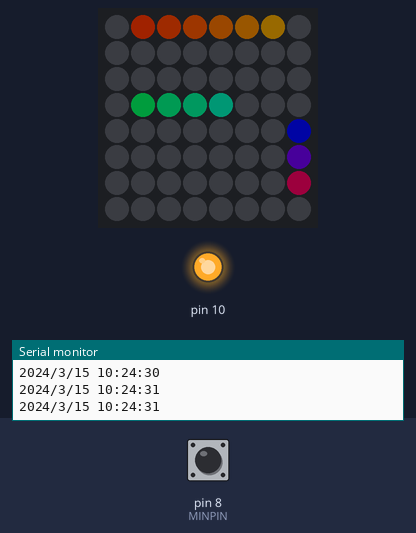
A sketch run on a simulated Arduino Uno, built with avr-gcc and run on an emulated ATmega328P. Parts: 8×8 RGB LED matrix (first LED top left, wired row by row), output pins drawn as LEDs (lit = HIGH), the last lines printed to the serial monitor. Wiring (inferred from the names in the program): DS3231 clock at I2C address 0x68. The inputs (shaded band) are chosen by the test bench; at power-on: pin 8 (MINPIN) HIGH. Dim RGB values are drawn brighter than linear; the local clock reads 2024-03-15 10:24:30 at power-on unless the sketch sets it; pins used as bus, display or sensor lines are not drawn.

Above: at 1.26 s.
1.3 s: pin 8 (MINPIN) pulled LOW for 0.15 s
At 1.53 s:
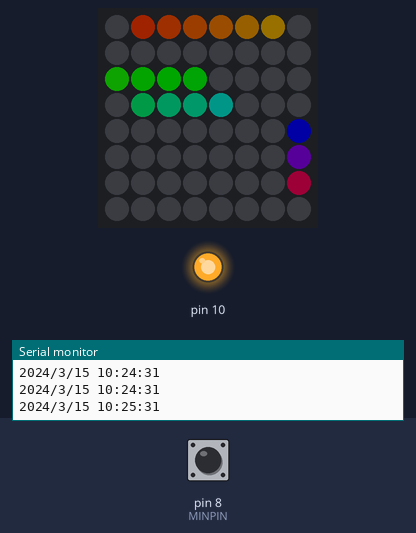
At 3.06 s:
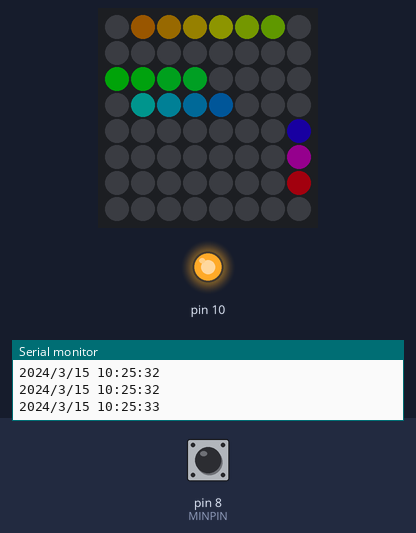
3.1 s: pin 8 (MINPIN) pulled LOW for 1 s
At 5.49 s:
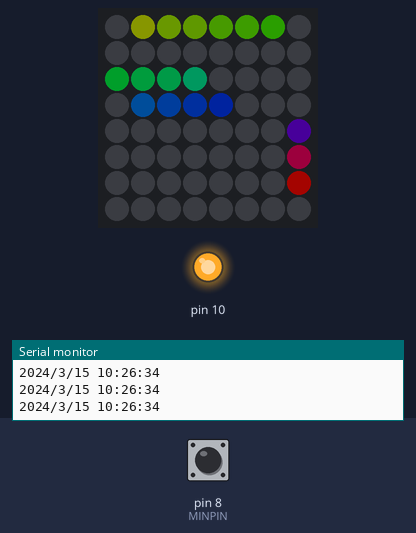

The sketch:

WordClock_CheapMatrix-8x8.ino
```cpp
/*
 WORD CLOCK - 8x8 NeoPixel Desktop Edition
 by Andy Doro

 Hardware:

 - Trinket Pro 5V (should work with other Arduino-compatibles with minor modifications)
 - DS1307 RTC breakout
 - NeoPixel NeoMatrix 8x8


Software:

This code requires the following libraries:

 - RTClib https://github.com/adafruit/RTClib
 - Adafruit_GFX https://github.com/adafruit/Adafruit-GFX-Library
 - Adafruit_NeoPixel https://github.com/adafruit/Adafruit_NeoPixel
 - Adafruit_NeoMatrix https://github.com/adafruit/Adafruit_NeoMatrix


 Wiring:
 - Solder DS1307 breakout to Trinket Pro, A2 to GND, A3 to PWR, A4 to SDA, A5 to SCL
   If you leave off / clip the unused SQW pin on the RTC breakout, the breakout can sit right on top of the Trinket Pro for a compact design! It'll be difficult to reach the Trinket Pro reset button, but you can activate the bootloader by plugging in the USB.
 - Solder NeoMatrix 5V to Trinket 5V, GND to GND, DIN to Trinket Pro pin 8.


 Aword clock using NeoPixel RGB LEDs for a color shift effect.

 grid pattern

 A T W E N T Y D
 Q U A R T E R Y
 F I V E H A L F
 D P A S T O R O
 F I V E I G H T
 S I X T H R E E
 T W E L E V E N
 F O U R N I N E


 Acknowledgements:
  - Thanks Dano for faceplate / 3D models & project inspiration!

 */


// include the library code:
#include <SPI.h>
#include <Wire.h>
#include <RTClib.h>
#include <RTC_DS3231.h>
#include <Adafruit_GFX.h>
#include <Adafruit_NeoMatrix.h>
#include <Adafruit_NeoPixel.h>
#include <Bounce2.h>

// define how to write each of the words

// 64-bits is too big! let's use two 32-bit numbers to create masks.
unsigned long topMask;
unsigned long bottomMask;

// define masks for each word. we add them with "bitwise or" to generate a mask for the entire "phrase".
// have to use two different 32-bits numbers, luckily none of the words are spread across top and bottom halves of the NeoMatrix.
#define MFIVE topMask |= 0xF000        // these are in hexadecimal
#define MTEN topMask |= 0x58000000
#define AQUARTER topMask |= 0x80FE0000
#define TWENTY topMask |= 0x7E000000
#define HALF topMask |= 0xF00
#define PAST topMask |= 0x78
#define TO topMask |= 0xC
#define ONE bottomMask |= 0x43
#define TWO bottomMask |= 0xC040
#define THREE bottomMask |= 0x1F0000
#define FOUR bottomMask |= 0xF0
#define FIVE bottomMask |= 0xF0000000
#define SIX bottomMask |= 0xE00000
#define SEVEN bottomMask |= 0x800F00
#define EIGHT bottomMask |= 0x1F000000
#define NINE bottomMask |= 0xF
#define TEN bottomMask |= 0x1010100
#define ELEVEN bottomMask |= 0x3F00
#define TWELVE bottomMask |= 0xF600
#define ANDYDORO topMask |= 0x89010087

// brightness based on time of day- could try warmer colors at night?
#define DAYBRIGHTNESS 40
#define NIGHTBRIGHTNESS 20

// cutoff times for day / night brightness. feel free to modify.
#define MORNINGCUTOFF 7  // when does daybrightness begin?   7am
#define NIGHTCUTOFF   22 // when does nightbrightness begin? 10pm

// define delays
#define FLASHDELAY 250  // delay for startup "flashWords" sequence
#define SHIFTDELAY 100   // controls color shifting speed

RTC_DS3231 RTC; // Establish clock object
DateTime thetime; // Holds current clock time
int j;   // an integer for the color shifting effect

// define pins
#define NEOPIN 3  // connect to DIN on NeoMatrix 8x8
#define HOURPIN 11
#define MINPIN 8

Bounce Button_hour = Bounce();
Bounce Button_minute = Bounce();

// Parameter 1 = number of pixels in strip
// Parameter 2 = Arduino pin number (most are valid)
// Parameter 3 = pixel type flags, add together as needed:
//   NEO_KHZ800  800 KHz bitstream (most NeoPixel products w/WS2812 LEDs)
//   NEO_KHZ400  400 KHz (classic 'v1' (not v2) FLORA pixels, WS2811 drivers)
//   NEO_GRB     Pixels are wired for GRB bitstream (most NeoPixel products)
//   NEO_RGB     Pixels are wired for RGB bitstream (v1 FLORA pixels, not v2)
//Adafruit_NeoPixel matrix = Adafruit_NeoPixel(64, NEOPIN, NEO_GRB + NEO_KHZ800);

// configure for 8x8 neopixel matrix
Adafruit_NeoMatrix matrix = Adafruit_NeoMatrix(8, 8, NEOPIN,
                            NEO_MATRIX_TOP  + NEO_MATRIX_LEFT +
                            NEO_MATRIX_ROWS + NEO_MATRIX_PROGRESSIVE,
                            NEO_GRB         + NEO_KHZ800);


void setup() {
  // put your setup code here, to run once:

  //Serial for debugging
  Serial.begin(9600);
  Serial.println("Running...");

  // set pinmodes
  pinMode(NEOPIN, OUTPUT);
  pinMode(HOURPIN, INPUT_PULLUP);
  pinMode(MINPIN, INPUT_PULLUP);

  Button_hour.attach(HOURPIN);
  Button_hour.interval(25);

  Button_minute.attach(MINPIN);
  Button_minute.interval(25);

  // start clock
  Wire.begin();
  SPI.begin();  // Begin I2C
  RTC.begin();   // begin clock

 if (!RTC.isrunning())
 {
    Serial.println("RTC is NOT running!");
    // following line sets the RTC to the date & time this sketch was compiled
    RTC.adjust(DateTime(__DATE__, __TIME__));
  }
  else
  	Serial.println("RTC is running...");

  matrix.begin();
  matrix.setBrightness(DAYBRIGHTNESS);
  matrix.fillScreen(0); // Initialize all pixels to 'off'
  matrix.show();

  // startup sequence... do colorwipe?
  //delay(500);
  //rainbowCycle(10);
  //delay(500);

  //flashWords(); // briefly flash each word in sequence
  //delay(500);
}

void loop() {
  // put your main code here, to run repeatedly:

  Button_hour.update();
  Button_minute.update();

  thetime = RTC.now();

  if (Button_hour.read() == LOW)
  {
    while(Button_hour.read() == LOW)
      Button_hour.update();

    thetime+= 3600;
    RTC.adjust(thetime);
  }

  if (Button_minute.read() == LOW)
  {
    while(Button_minute.read() == LOW)
     Button_minute.update();

    thetime+= 60;
    RTC.adjust(thetime);
  }

  adjustBrightness();
  displayTime();

  //mode_moon(); // uncomment to show moon mode instead!
}
```

adjustBrightness.ino
```cpp
// change brightness based on the time of day.

void adjustBrightness() {

  // get time from the RTC
  DateTime thetime = RTC.now();


  //change brightness if it's night time
  if (thetime.hour() < MORNINGCUTOFF || thetime.hour() > NIGHTCUTOFF) {
    matrix.setBrightness(NIGHTBRIGHTNESS);
  } else {
    matrix.setBrightness(DAYBRIGHTNESS);
  }

}
```

colorFunctions.ino
```cpp
// show colorshift through the phrase mask. for each NeoPixel either show a color or show nothing!
void applyMask() {
  // top mask
  for (byte i = 0; i < 32; i++) {
    boolean mask = bitRead(topMask, 31 - i); // bitread is backwards because bitRead reads rightmost digits first. could have defined the word masks differently to avoid this but whatever.
    switch (mask) {
      case 0:
        matrix.setPixelColor(i, 0, 0, 0);
        break;
      case 1:
        matrix.setPixelColor(i, draw565to32(Wheel(((i * 256 / matrix.numPixels()) + j) & 255)));
        break;
    }
  }
  // bottom mask
  for (byte i = 32; i < 64; i++) {
    boolean mask = bitRead(bottomMask, 63 - i);
    switch (mask) {
      case 0:
        matrix.setPixelColor(i, 0, 0, 0);
        break;
      case 1:
        matrix.setPixelColor(i, draw565to32(Wheel(((i * 256 / matrix.numPixels()) + j) & 255)));
        break;
    }
  }
  matrix.show(); // show it!
  delay(SHIFTDELAY);
  j++; // move the colors forward
  j = j % (256 * 5);

  // reset masks for next time
  topMask = 0;
  bottomMask = 0;
}

// Input a value 0 to 255 to get a color value.
// The colours are a transition r - g - b - back to r.
uint32_t Wheel(byte WheelPos) {
  WheelPos = 255 - WheelPos;
  if (WheelPos < 85) {
    return matrix.Color(255 - WheelPos * 3, 0, WheelPos * 3);
  } else if (WheelPos < 170) {
    WheelPos -= 85;
    return matrix.Color(0, WheelPos * 3, 255 - WheelPos * 3);
  } else {
    WheelPos -= 170;
    return matrix.Color(WheelPos * 3, 255 - WheelPos * 3, 0);
  }
}


// Slightly different, this makes the rainbow equally distributed throughout
void rainbowCycle(uint8_t wait) {
  uint16_t i, j;

  for (j = 0; j < 256 * 5; j++) { // 5 cycles of all colors on wheel
    for (i = 0; i < matrix.numPixels(); i++) {
      matrix.setPixelColor(i, draw565to32(Wheel(((i * 256 / matrix.numPixels()) + j) & 255)));
    }
    matrix.show();
    delay(wait);
  }
}

// to convert from 24-bit to 16-bit color - NeoMatrix requires 16-bit. prolly better way to do this, can figure out later.
uint32_t draw565to32(uint16_t color)
{
  uint32_t bits = (uint32_t)color;
  uint32_t blue = bits & 0x001F;     // 5 bits blue
  uint32_t green = bits & 0x07E0;    // 6 bits green
  uint32_t red = bits & 0xF800;      // 5 bits red

  // Return shifted bits with alpha set to 0xFF
  return (red << 8) | (green << 5) | (blue << 3) | 0xFF000000;
}
```

displayTime.ino
```cpp
// function to generate the right "phrase" based on the time

void displayTime(void) {

  // get time from the RTC


  // serial print current time

  Serial.print(thetime.year(), DEC);
  Serial.print('/');
  Serial.print(thetime.month(), DEC);
  Serial.print('/');
  Serial.print(thetime.day(), DEC);
  Serial.print(' ');
  Serial.print(thetime.hour(), DEC);
  Serial.print(':');
  Serial.print(thetime.minute(), DEC);
  Serial.print(':');
  Serial.print(thetime.second(), DEC);
  Serial.println();


  // time we display the appropriate thetime.minute() counter
  if ((thetime.minute() > 4) && (thetime.minute() < 10)) {
    MFIVE;
    //Serial.print("five");
  }
  if ((thetime.minute() > 9) && (thetime.minute() < 15)) {
    MTEN;
    //Serial.print("ten");
  }
  if ((thetime.minute() > 14) && (thetime.minute() < 20)) {
    AQUARTER;
    //Serial.print("a quarter");
  }
  if ((thetime.minute() > 19) && (thetime.minute() < 25)) {
    TWENTY;
    //Serial.print("twenty");
  }
  if ((thetime.minute() > 24) && (thetime.minute() < 30)) {
    TWENTY;
    MFIVE;
    //Serial.print("twenty five");
  }
  if ((thetime.minute() > 29) && (thetime.minute() < 35)) {
    HALF;
    //Serial.print("half");
  }
  if ((thetime.minute() > 34) && (thetime.minute() < 40)) {
    TWENTY;
    MFIVE;
    //Serial.print("twenty five");
  }
  if ((thetime.minute() > 39) && (thetime.minute() < 45)) {
    TWENTY;
    //Serial.print("twenty");
  }
  if ((thetime.minute() > 44) && (thetime.minute() < 50)) {
    AQUARTER;
    //Serial.print("a quarter");
  }
  if ((thetime.minute() > 49) && (thetime.minute() < 55)) {
    MTEN;
    //Serial.print("ten");
  }
  if (thetime.minute() > 54) {
    MFIVE;
    //Serial.print("five");
  }

  if ((thetime.minute() < 5))
  {
    switch (thetime.hour()) {
      case 1:
      case 13:
        ONE;
        break;
      case 2:
      case 14:
        TWO;
        break;
      case 3:
      case 15:
        THREE;
        break;
      case 4:
      case 16:
        FOUR;
        break;
      case 5:
      case 17:
        FIVE;
        break;
      case 6:
      case 18:
        SIX;
        break;
      case 7:
      case 19:
        SEVEN;
        break;
      case 8:
      case 20:
        EIGHT;
        break;
      case 9:
      case 21:
        NINE;
        break;
      case 10:
      case 22:
        TEN;
        break;
      case 11:
      case 23:
        ELEVEN;
        break;
      case 0:
      case 12:
        TWELVE;
        break;
    }

  }
  else if ((thetime.minute() < 35) && (thetime.minute() > 4))
  {
    PAST;
    //Serial.print(" past ");
    switch (thetime.hour()) {
      case 1:
      case 13:
        ONE;
        break;
      case 2:
      case 14:
        TWO;
        break;
      case 3:
      case 15:
        THREE;
        break;
      case 4:
      case 16:
        FOUR;
        break;
      case 5:
      case 17:
        FIVE;
        break;
      case 6:
      case 18:
        SIX;
        break;
      case 7:
      case 19:
        SEVEN;
        break;
      case 8:
      case 20:
        EIGHT;
        break;
      case 9:
      case 21:
        NINE;
        break;
      case 10:
      case 22:
        TEN;
        break;
      case 11:
      case 23:
        ELEVEN;
        break;
      case 0:
      case 12:
        TWELVE;
        break;
    }
  }
  else
  {
    // if we are greater than 34 minutes past the hour then display
    // the next hour, as we will be displaying a 'to' sign
    TO;
    //Serial.print(" to ");
    switch (thetime.hour()) {
      case 1:
      case 13:
        TWO;
        break;
      case 14:
      case 2:
        THREE;
        break;
      case 15:
      case 3:
        FOUR;
        break;
      case 4:
      case 16:
        FIVE;
        break;
      case 5:
      case 17:
        SIX;
        break;
      case 6:
      case 18:
        SEVEN;
        break;
      case 7:
      case 19:
        EIGHT;
        break;
      case 8:
      case 20:
        NINE;
        break;
      case 9:
      case 21:
        TEN;
        break;
      case 10:
      case 22:
        ELEVEN;
        break;
      case 11:
      case 23:
        TWELVE;
        break;
      case 0:
      case 12:
        ONE;
        break;
    }
  }
  applyMask(); // apply phrase mask to colorshift function

}
```

flashWords.ino
```cpp
// test function, can we draw those words correctly?

void flashWords(void) {

  ANDYDORO;  // my name hidden in here
  applyMask();
  delay(FLASHDELAY * 2);

  MFIVE;
  applyMask();
  delay(FLASHDELAY);

  MTEN;
  applyMask();
  delay(FLASHDELAY);

  AQUARTER;
  applyMask();
  delay(FLASHDELAY);

  TWENTY;
  applyMask();
  delay(FLASHDELAY);

  HALF;
  applyMask();
  delay(FLASHDELAY);

  TO;
  applyMask();
  delay(FLASHDELAY);

  PAST;
  applyMask();
  delay(FLASHDELAY);

  ONE;
  applyMask();
  delay(FLASHDELAY);

  TWO;
  applyMask();
  delay(FLASHDELAY);

  THREE;
  applyMask();
  delay(FLASHDELAY);

  FOUR;
  applyMask();
  delay(FLASHDELAY);

  FIVE;
  applyMask();
  delay(FLASHDELAY);

  SIX;
  applyMask();
  delay(FLASHDELAY);

  SEVEN;
  applyMask();
  delay(FLASHDELAY);

  EIGHT;
  applyMask();
  delay(FLASHDELAY);

  NINE;
  applyMask();
  delay(FLASHDELAY);

  TEN;
  applyMask();
  delay(FLASHDELAY);

  ELEVEN;
  applyMask();
  delay(FLASHDELAY);

  TWELVE;
  applyMask();
  delay(FLASHDELAY);

  // blank for a bit
  applyMask();
  delay(FLASHDELAY);

}
```

Source omitted: Moon.ino (data table, 5811 bytes)
